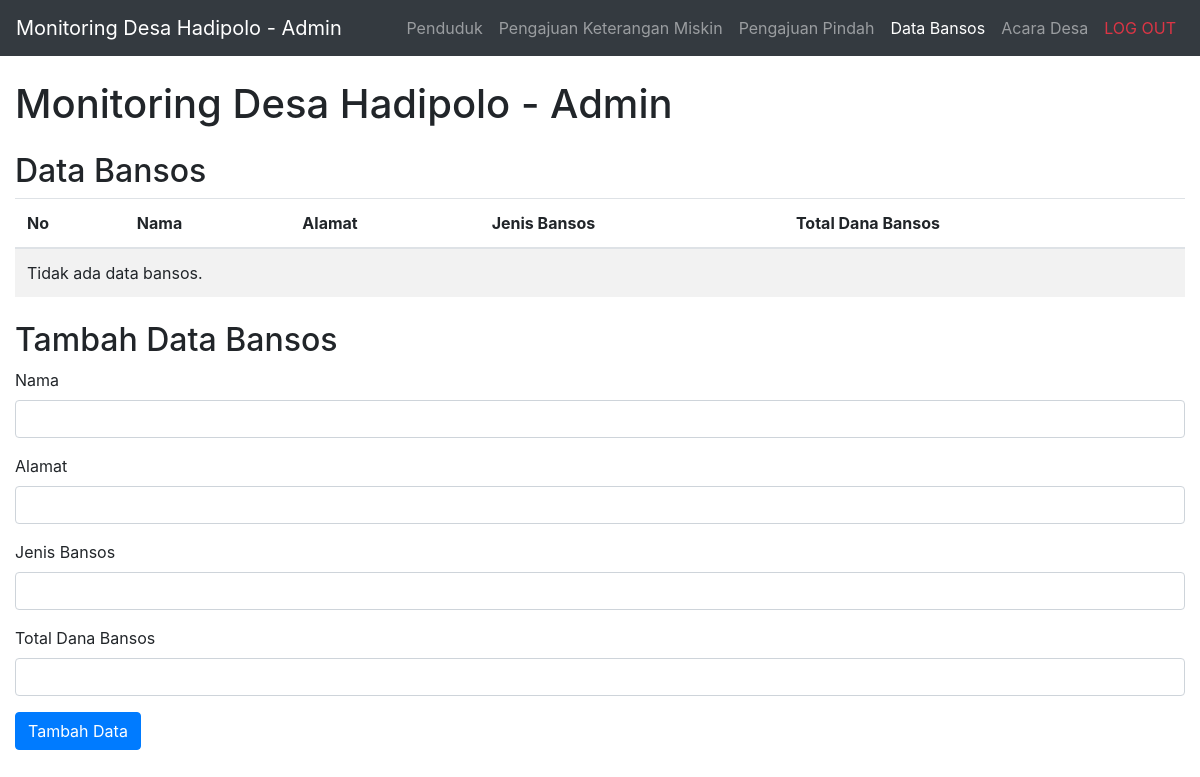
Page /data_bansos.php (signed in) on the earlier database version.
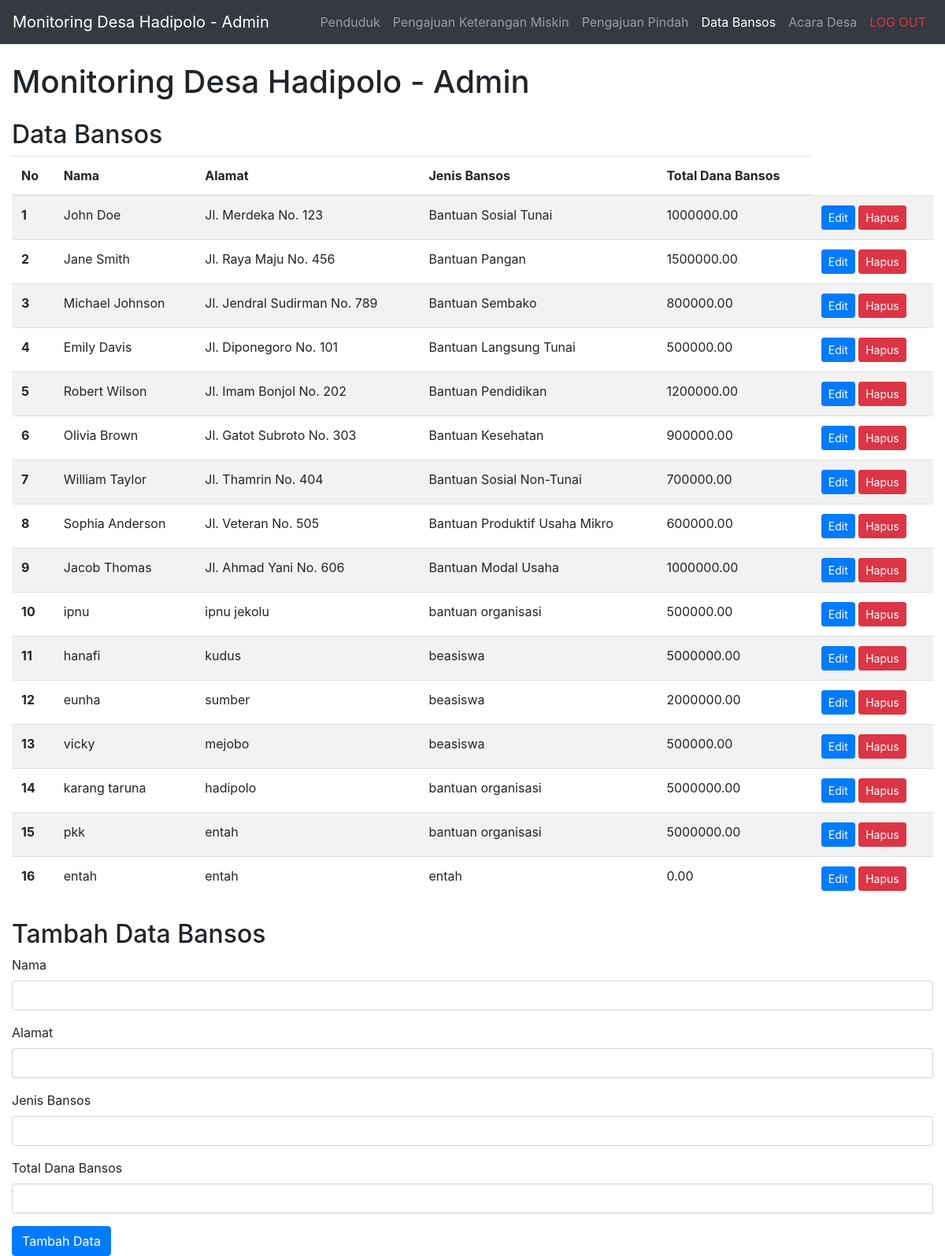
Same page on the later database version.
### tables this page shows
CREATE TABLE `data_bansos` (
  `id` int(11) NOT NULL,
  `nama` varchar(50) DEFAULT NULL,
  `alamat` varchar(100) DEFAULT NULL,
  `jenis_bansos` varchar(50) DEFAULT NULL,
  `total_dana_bansos` decimal(10,2) DEFAULT NULL,
  `status` varchar(20) NOT NULL
);

### data_bansos.php (the view, shortened to what this page needs)
<?php
require 'koneksi.php';
$sql = "SELECT * FROM data_bansos";
$result = $conn->query($sql);
?>
<!DOCTYPE html>
<html>
<head>
  <link rel="stylesheet" href="https://stackpath.bootstrapcdn.com/bootstrap/4.5.2/css/bootstrap.min.css">
</head>
<body>
  <nav class="navbar navbar-expand-md navbar-dark bg-dark">
    <a class="navbar-brand" href="#">Monitoring Desa Hadipolo - Admin</a>
    <div class="collapse navbar-collapse" id="navbarNav">
      <ul class="navbar-nav ml-auto">
        <li class="nav-item">
          <a class="nav-link" href="penduduk.php">Penduduk</a>
        </li>
        <li class="nav-item">
          <a class="nav-link" href="surat_keterangan_miskin.php">Pengajuan Keterangan Miskin</a>
        </li>
        <li class="nav-item">
          <a class="nav-link" href="proses_pengajuan.php">Pengajuan Pindah</a>
        </li>
        <li class="nav-item">
          <a class="nav-link active" href="data_bansos.php">Data Bansos</a>
        </li>
        <li class="nav-item">
          <a class="nav-link" href="admin.php">Acara Desa</a>
        </li>
        <li class="nav-item">
          <a class="nav-link text-danger" href="logout.php">LOG OUT</a>
        </li>
      </ul>
    </div>
  </nav>
  <div class="container-fluid" style="margin-top: 20px;">
    <h1 class="mt-4">Monitoring Desa Hadipolo - Admin</h1>
    <h2 class="mt-4">Data Bansos</h2>
    <table class="table table-striped">
      <thead>
        <tr>
          <th scope="col">No</th>
          <th scope="col">Nama</th>
          <th scope="col">Alamat</th>
          <th scope="col">Jenis Bansos</th>
          <th scope="col">Total Dana Bansos</th>
        </tr>
      </thead>
      <tbody>
        <?php
        if ($result->num_rows > 0) {
          $no = 1;
          while ($row = $result->fetch_assoc()) {
            echo "<tr>";
            echo "<th scope='row'>" . $no . "</th>";
            echo "<td>" . $row['nama'] . "</td>";
            echo "<td>" . $row['alamat'] . "</td>";
            echo "<td>" . $row['jenis_bansos'] . "</td>";
            echo "<td>" . $row['total_dana_bansos'] . "</td>";
            echo "<td>";
            echo "<button type='button' class='btn btn-primary btn-sm' data-toggle='modal' data-target='#editModal" . $row['id'] . "'>Edit</button> ";
            echo "<form method='POST' style='display: inline-block;'>
                    <input type='hidden' name='hapus' value='" . $row['id'] . "'>
                    <button type='submit' class='btn btn-danger btn-sm' onclick='return confirm(\"Apakah Anda yakin ingin menghapus data ini?\")'>Hapus</button>
                  </form>";
            echo "</td>";
            echo "</tr>";
            $no++;
          }
        } else {
          echo "<tr>";
          echo "<td colspan='5'>Tidak ada data bansos.</td>";
          echo "</tr>";
        }
        ?>
      </tbody>
    </table>
    <h2 class="mt-4">Tambah Data Bansos</h2>
    <form method="POST">
      <div class="form-group">
        <label for="tambah-nama">Nama</label>
        <input type="text" class="form-control" id="tambah-nama" name="tambah-nama" required>
      </div>
      <div class="form-group">
        <label for="tambah-alamat">Alamat</label>
        <input type="text" class="form-control" id="tambah-alamat" name="tambah-alamat" required>
      </div>
      <div class="form-group">
        <label for="tambah-jenis-bansos">Jenis Bansos</label>
        <input type="text" class="form-control" id="tambah-jenis-bansos" name="tambah-jenis-bansos" required>
      </div>
      <div class="form-group">
        <label for="tambah-total-dana-bansos">Total Dana Bansos</label>
        <input type="text" class="form-control" id="tambah-total-dana-bansos" name="tambah-total-dana-bansos" required>
      </div>
      <button type="submit" name="tambah" class="btn btn-primary">Tambah Data</button>
    </form>
  </div>
</body>
</html>

Differences in the rows shown:
added data_bansos: nama "John Doe", alamat "Jl. Merdeka No. 123", jenis_bansos "Bantuan Sosial Tunai", total_dana_bansos "1000000.00"
added data_bansos: nama "Jane Smith", alamat "Jl. Raya Maju No. 456", jenis_bansos "Bantuan Pangan", total_dana_bansos "1500000.00"
added data_bansos: nama "Michael Johnson", alamat "Jl. Jendral Sudirman No. 789", jenis_bansos "Bantuan Sembako", total_dana_bansos "800000.00"
added data_bansos: nama "Emily Davis", alamat "Jl. Diponegoro No. 101", jenis_bansos "Bantuan Langsung Tunai", total_dana_bansos "500000.00"
added data_bansos: nama "Robert Wilson", alamat "Jl. Imam Bonjol No. 202", jenis_bansos "Bantuan Pendidikan", total_dana_bansos "1200000.00"
added data_bansos: nama "Olivia Brown", alamat "Jl. Gatot Subroto No. 303", jenis_bansos "Bantuan Kesehatan", total_dana_bansos "900000.00"
added data_bansos: nama "William Taylor", alamat "Jl. Thamrin No. 404", jenis_bansos "Bantuan Sosial Non-Tunai", total_dana_bansos "700000.00"
added data_bansos: nama "Sophia Anderson", alamat "Jl. Veteran No. 505", jenis_bansos "Bantuan Produktif Usaha Mikro", total_dana_bansos "600000.00"
added data_bansos: nama "Jacob Thomas", alamat "Jl. Ahmad Yani No. 606", jenis_bansos "Bantuan Modal Usaha", total_dana_bansos "1000000.00"
added data_bansos: nama "ipnu", alamat "ipnu jekolu", jenis_bansos "bantuan organisasi", total_dana_bansos "500000.00"
added data_bansos: nama "hanafi", alamat "kudus", jenis_bansos "beasiswa", total_dana_bansos "5000000.00"
added data_bansos: nama "eunha", alamat "sumber", jenis_bansos "beasiswa", total_dana_bansos "2000000.00"
added data_bansos: nama "vicky", alamat "mejobo", jenis_bansos "beasiswa", total_dana_bansos "500000.00"
added data_bansos: nama "karang taruna", alamat "hadipolo", jenis_bansos "bantuan organisasi", total_dana_bansos "5000000.00"
added data_bansos: nama "pkk", alamat "entah", jenis_bansos "bantuan organisasi", total_dana_bansos "5000000.00"
added data_bansos: nama "entah", alamat "entah", jenis_bansos "entah", total_dana_bansos "0.00"
Other differences:
text no longer shown: "Tidak ada data bansos."
